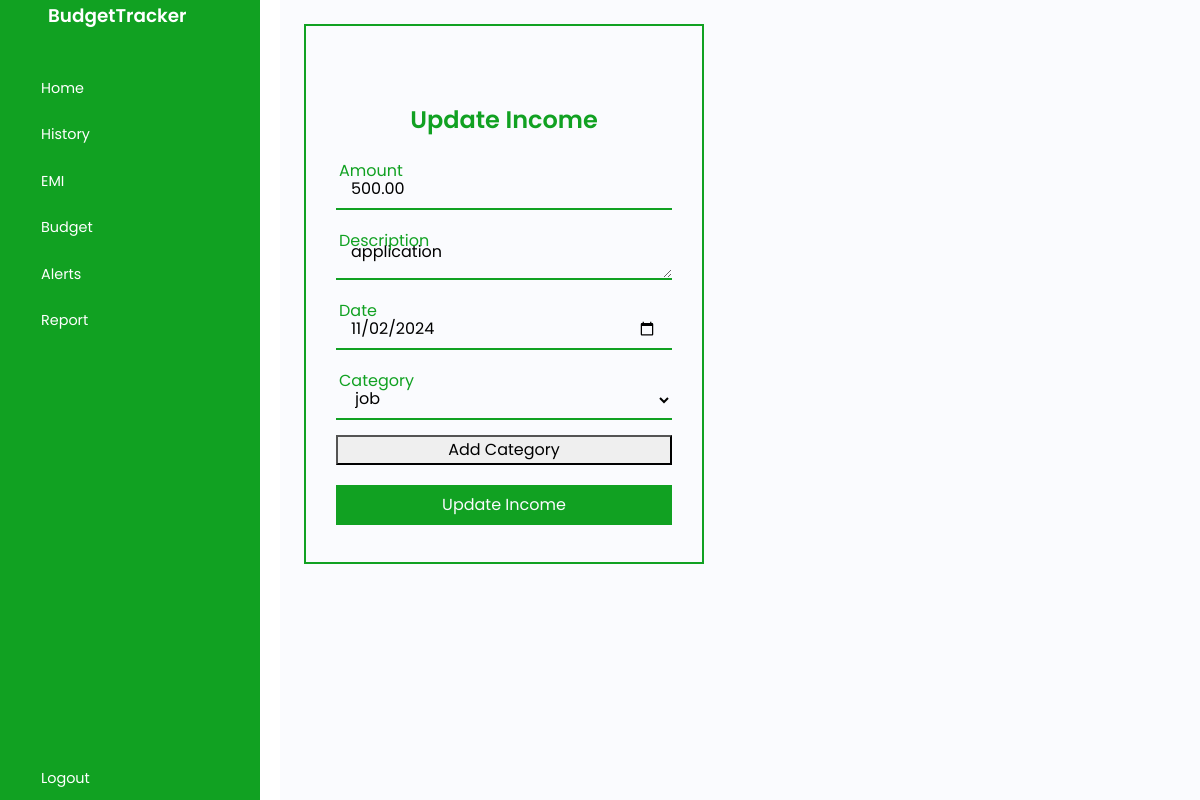
The app's page /update_income/4/ (signed in) with its own data.
### base/models.py (models this page shows, shortened)
class Income(models.Model):
    user = models.ForeignKey(User, on_delete=models.CASCADE, related_name='income')
    amount = models.DecimalField(max_digits=10, decimal_places=2)
    category = models.ForeignKey(Category, on_delete=models.CASCADE,
                                 limit_choices_to={'category_type': 'Income'}, related_name='income')
    description = models.TextField(blank=True, null=True)
    date = models.DateField()
    created_at = models.DateTimeField(auto_now_add=True)

class Category(models.Model):
    INCOME = 'Income'
    EXPENSE = 'Expense'
    CATEGORY_TYPES = [
        (INCOME, 'Income'),
        (EXPENSE, 'Expense'),
    ]
    user = models.ForeignKey(User, on_delete=models.CASCADE, blank=True, null=True, related_name='categories')
    name = models.CharField(max_length=50)
    category_type = models.CharField(max_length=10, choices=CATEGORY_TYPES)
    created_at = models.DateTimeField(auto_now_add=True)

### base/views.py (the view, shortened to what this page needs)
# urls.py: path('update_income/<int:income_id>/', views.update_income, name='update_income'),
def update_income(request, income_id):
    income = get_object_or_404(Income, id=income_id, user=request.user)
    categories = Category.objects.filter(category_type=Category.INCOME, user=request.user)
    context = {'income': income, 'categories': categories}
    return render(request, 'updateIncome.html', context)

### templates/updateIncome.html (shortened to what this page needs)
{% load static %}
<!DOCTYPE html>
<html lang="en">
  <head>
    <link href="https://cdn.lineicons.com/5.0/lineicons.css" rel="stylesheet" />
    <link
      href="https://cdn.jsdelivr.net/npm/bootstrap@5.3.0-alpha3/dist/css/bootstrap.min.css"
      rel="stylesheet"
    />
    <link rel="stylesheet" href="{% static 'addIncome.css' %} " />
  </head>
  <body>
    <div class="wrapper">
      <aside id="sidebar">
        <div class="d-flex">
          <button class="toggle-btn" type="button">
          </button>
          <div class="sidebar-logo">
            <a href="#">BudgetTracker</a>
          </div>
        </div>
        <ul class="sidebar-nav">
          <li class="sidebar-item">
            <a href="{% url 'home' %}" class="sidebar-link">
              <span>Home</span>
            </a>
          </li>
          <li class="sidebar-item">
            <a href="{% url 'income' %}" class="sidebar-link">
              <span>History</span>
            </a>
          </li>
          <li class="sidebar-item">
            <a href="{% url 'emi_list' %}" class="sidebar-link">
              <span>EMI</span>
            </a>
          </li>
          <li class="sidebar-item">
            <a href="{% url 'set_budget' %}" class="sidebar-link">
              <span>Budget</span>
            </a>
          </li>
          <li class="sidebar-item">
            <a href="{% url 'check_budget' %}" class="sidebar-link">
              <span>Alerts</span>
            </a>
          </li>
          <li class="sidebar-item">
            <a href="{% url 'report' %}" class="sidebar-link">
              <span>Report</span>
            </a>
          </li>
        </ul>
        <div class="sidebar-footer">
          <a href="logout" class="sidebar-link">
            <span>Logout</span>
          </a>
        </div>
      </aside>
      <div class="main p-4">
        <div class="income">
          <div class="header">
            <h1>Update Income</h1>
          </div>
        <form method="post">
          <div class="form-group-1">
            <label for="amount">Amount</label>
            <input type="text" class="input-control" name="amount" value="{{ income.amount }}" required>
        </div>
        <div class="form-group-1">
            <label for="description">Description</label>
            <textarea class="input-control" name="description" required>{{ income.description }}</textarea>
        </div>
        <div class="form-group-1">
            <label for="date">Date</label>
            <input type="date" class="input-control" name="date" value="{{ income.date|date:'Y-m-d' }}" required>
        </div>
          <div class="form-group-1">
              <label for="category">Category</label>
              <select name="category" class="input-control" required>
                  {% for category in categories %}
                  <option value="{{ category.id }}" {% if income.category.id == category.id %}selected{% endif %}>
                      {{ category.name }}
                  </option>
                  {% endfor %}
              </select>
              <button
                type="button"
                data-bs-toggle="modal"
                data-bs-target="#addCategoryModal"
              >
                Add Category
              </button>
          </div>
          <button type="submit" class="submit">Update Income</button>
      </form>
        </div>
      </div>
    </div>
  </body>
</html>

### static/addIncome.css (style rules this page uses)
a { text-decoration: none; }
li { list-style: none; }
h1 { font-weight: 600; font-size: 1.5rem; }
body { font-family: "Poppins", sans-serif; }
.wrapper { display: flex; gap: 20px; }
.main { min-height: 100vh; width: 100%; overflow: hidden; transition: all 0.35s ease-in-out; background-color: #fafbfe; }
#sidebar { width: 70px; min-width: 70px; z-index: 1000; transition: all 0.25s ease-in-out; background-color: #11a122; display: flex; flex-direction: column; }
#sidebar.expand { width: 260px; min-width: 260px; }
.toggle-btn { background-color: transparent; cursor: pointer; border: 0; padding: 1rem 1.5rem; }
.sidebar-logo { margin: auto 0; }
.sidebar-logo a { color: #fff; font-size: 1.15rem; font-weight: 600; }
.sidebar-nav { padding: 2rem 0; flex: 1 1 auto; }
a.sidebar-link { padding: 0.625rem 1.625rem; color: #fff; display: block; font-size: 0.9rem; white-space: nowrap; border-left: 3px solid transparent; }
.sidebar-item { position: relative; }
.income { position: relative; width: 400px; height: 540px; background: #fafbfe; border: 2px solid #11a122; padding: 80px 30px 25px 30px; }
.header { text-align: center; font-size: 24px; font-weight: 500; margin-bottom: 20px; color: #11a122; }
.form-group-1 { position: relative; display: flex; flex-direction: column; }
.input-control { height: 40px; background: transparent; border: 0; border-bottom: 1px solid #070707; margin: 15px 0; padding: 0 15px; outline: none; }
.input-control:focus, .input-control:valid { border-bottom: 2px solid #11a122; }
.form-group-1 label { position: absolute; margin-bottom: 5px; top: 4px; left: 3px; transition: 0.3s; color: #11a122; }
.submit { height: 40px; width: 100%; color: #fafbfe; border: none; background: #11a122; margin-top: 20px; cursor: pointer; transition: 0.4s ease-out; }

### records on screen
Income: amount "500.00", description "application", date "11/02/2024", category "job"
